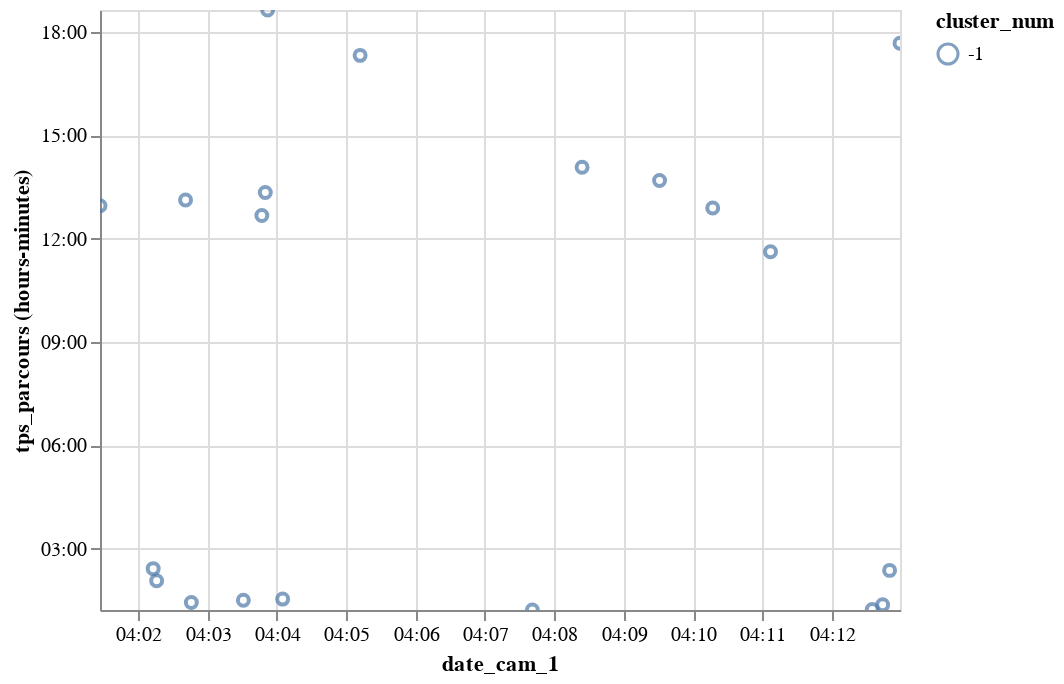

Source (notebook cell):
### Code cell
## pour tests des cluster
test=t.trajet(df_3semaines.loc['2019-01-29 00:00:00':'2019-01-30 23:59:59'], '2019-01-29 16:00:00', 15, [6, 13],typeTrajet='Global',temps_max_autorise=18,
                     modeRegroupement='1/2')
donnees=test.df_transit[test.df_transit['o_d']=='N10-A63'].copy()
donnees_src=donnees.loc[:,['date_cam_1','tps_parcours']].copy() #isoler les données necessaires
liste_valeur=donnees_src.tps_parcours.apply(lambda x : ((pd.to_datetime('2018-01-29')+x)-pd.Timestamp("1970-01-01")) // pd.Timedelta('1s')).tolist()#convertir les temps en integer
liste_date=donnees_src.date_cam_1.apply(lambda x :(x - pd.Timestamp("1970-01-01")) // pd.Timedelta('1s')).tolist()
liste=[[liste_date[i],liste_valeur[i]] for i in range(len(liste_valeur))]
if len(liste_valeur)<0 : #si il n'y a pas bcp de pl on arrete ; pourraitfair l'objet d'un parametre
    raise ClusterError()
#mise en forme des données pour passer dans sklearn 
matrice=np.array(liste_valeur).reshape(-1, 1)
#faire tourner la clusterisation et recupérer le label (i.e l'identifiant cluster) et le nombre de cluster
clustering=DBSCAN(eps=600, min_samples=len(liste_valeur)/4).fit(liste)
labels = clustering.labels_
n_clusters_ = len(set(labels)) - (1 if -1 in labels else 0)
print(f"nb clusters = {n_clusters_}")
results = pd.DataFrame(pd.DataFrame([donnees_src.index,labels]).T)
results.columns = ['index_base', 'cluster_num']
results = pd.merge(results,donnees_src, left_on='index_base', right_index=True )
temp_parcours_max=results.loc[results.loc[:,'cluster_num']!=-1].groupby(['cluster_num'])['tps_parcours'].max().min()
temp_parcours_max2=temp_parcours_max
copie_df=results.copy()
copie_df.tps_parcours=pd.to_datetime('2018-01-29')+copie_df.tps_parcours
graph_tps_parcours = alt.Chart(copie_df).mark_point().encode(
                            x='date_cam_1',
                            y='hoursminutes(tps_parcours)', color='cluster_num:N',
                            tooltip='hoursminutes(tps_parcours)').interactive()
print(f'tps parcours max : {temp_parcours_max}, final : {temp_parcours_max2}')
graph_tps_parcours

### Figure 1 — Vega-Lite specification as saved in the notebook (floating-point values rounded to 4 significant figures)
{"$schema": "https://vega.github.io/schema/vega-lite/v2.6.0.json", "config": {"view": {"height": 300, "width": 400}}, "data": {"name": "data-e871ab1599d260ce0e3989e6c80364cd"}, "datasets": {"data-e871ab1599d260ce0e3989e6c80364cd": [{"cluster_num": -1, "date_cam_1": "2019-01-29T16:01:27", "index_base": 1, "tps_parcours": "2018-01-29T12:57:48"}, {"cluster_num": -1, "date_cam_1": "2019-01-29T16:02:13", "index_base": 4, "tps_parcours": "2018-01-29T02:25:17"}, {"cluster_num": -1, "date_cam_1": "2019-01-29T16:02:16", "index_base": 5, "tps_parcours": "2018-01-29T02:04:57"}, {"cluster_num": -1, "date_cam_1": "2019-01-29T16:02:41", "index_base": 6, "tps_parcours": "2018-01-29T13:07:20"}, {"cluster_num": -1, "date_cam_1": "2019-01-29T16:02:46", "index_base": 7, "tps_parcours": "2018-01-29T01:26:48"}, {"cluster_num": -1, "date_cam_1": "2019-01-29T16:03:31", "index_base": 11, "tps_parcours": "2018-01-29T01:30:45"}, {"cluster_num": -1, "date_cam_1": "2019-01-29T16:03:47", "index_base": 14, "tps_parcours": "2018-01-29T12:40:28"}, {"cluster_num": -1, "date_cam_1": "2019-01-29T16:03:50", "index_base": 15, "tps_parcours": "2018-01-29T13:20:17"}, {"cluster_num": -1, "date_cam_1": "2019-01-29T16:03:52", "index_base": 16, "tps_parcours": "2018-01-29T18:38:42"}, {"cluster_num": -1, "date_cam_1": "2019-01-29T16:04:05", "index_base": 19, "tps_parcours": "2018-01-29T01:32:49"}, {"cluster_num": -1, "date_cam_1": "2019-01-29T16:05:12", "index_base": 24, "tps_parcours": "2018-01-29T17:19:24"}, {"cluster_num": -1, "date_cam_1": "2019-01-29T16:07:41", "index_base": 31, "tps_parcours": "2018-01-29T01:13:54"}, {"cluster_num": -1, "date_cam_1": "2019-01-29T16:08:24", "index_base": 33, "tps_parcours": "2018-01-29T14:04:32"}, {"cluster_num": -1, "date_cam_1": "2019-01-29T16:09:31", "index_base": 35, "tps_parcours": "2018-01-29T13:41:41"}, {"cluster_num": -1, "date_cam_1": "2019-01-29T16:10:17", "index_base": 39, "tps_parcours": "2018-01-29T12:53:57"}, {"cluster_num": -1, "date_cam_1": "2019-01-29T16:11:07", "index_base": 44, "tps_parcours": "2018-01-29T11:37:46"}, {"cluster_num": -1, "date_cam_1": "2019-01-29T16:12:35", "index_base": 48, "tps_parcours": "2018-01-29T01:14:29"}, {"cluster_num": -1, "date_cam_1": "2019-01-29T16:12:44", "index_base": 49, "tps_parcours": "2018-01-29T01:22:32"}, {"cluster_num": -1, "date_cam_1": "2019-01-29T16:12:50", "index_base": 51, "tps_parcours": "2018-01-29T02:22:15"}, {"cluster_num": -1, "date_cam_1": "2019-01-29T16:12:59", "index_base": 52, "tps_parcours": "2018-01-29T17:40:03"}]}, "encoding": {"color": {"field": "cluster_num", "type": "nominal"}, "tooltip": {"field": "tps_parcours", "timeUnit": "hoursminutes", "type": "temporal"}, "x": {"field": "date_cam_1", "type": "temporal"}, "y": {"field": "tps_parcours", "timeUnit": "hoursminutes", "type": "temporal"}}, "mark": "point", "selection": {"selector005": {"bind": "scales", "encodings": ["x", "y"], "mark": {"fill": "#333", "fillOpacity": 0.125, "stroke": "white"}, "on": "[mousedown, window:mouseup] > window:mousemove!", "resolve": "global", "translate": "[mousedown, window:mouseup] > window:mousemove!", "type": "interval", "zoom": "wheel!"}}}
